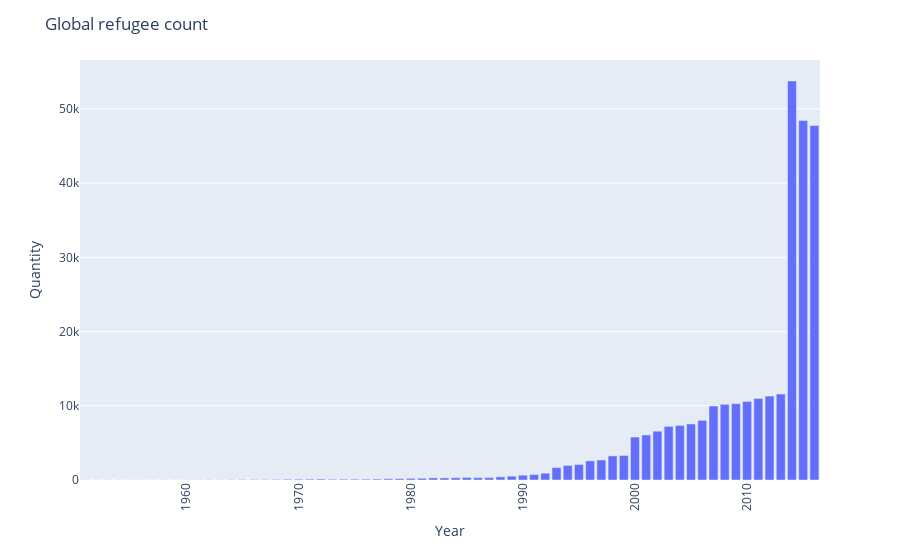

Source (notebook cell):
### Markdown cell above
### Global refugee count

### Code cell
ts_df = pd.read_csv('data/time_series.csv', low_memory=False)
jaren = ts_df['Year'].value_counts().sort_index()

fig = px.bar(x=jaren.index, y=jaren.values)
fig.update_layout(
    xaxis=dict(title='Year'),
    yaxis=dict(title='Quantity'),
    title='Global refugee count',
    xaxis_tickangle=-90
)

fig.show()

### Figure 1 — Plotly figure (JSON) as saved in the notebook; plotly's stock layout.template omitted (floating-point values rounded to 4 significant figures)
{"data": [{"alignmentgroup": "True", "hovertemplate": "x=%{x}<br>y=%{y}<extra></extra>", "legendgroup": "", "marker": {"color": "#636efa", "pattern": {"shape": ""}}, "name": "", "offsetgroup": "", "orientation": "v", "showlegend": false, "textposition": "auto", "type": "bar", "x": [1951, 1952, 1953, 1954, 1955, 1956, 1957, 1958, 1959, 1960, 1961, 1962, 1963, 1964, 1965, 1966, 1967, 1968, 1969, 1970, 1971, 1972, 1973, 1974, 1975, 1976, 1977, 1978, 1979, 1980, 1981, 1982, 1983, 1984, 1985, 1986, 1987, 1988, 1989, 1990, 1991, 1992, 1993, 1994, 1995, 1996, 1997, 1998, 1999, 2000, 2001, 2002, 2003, 2004, 2005, 2006, 2007, 2008, 2009, 2010, 2011, 2012, 2013, 2014, 2015, 2016], "xaxis": "x", "y": [21, 17, 17, 20, 16, 16, 16, 18, 18, 19, 25, 26, 29, 41, 54, 60, 56, 77, 98, 111, 112, 130, 96, 106, 115, 108, 128, 163, 185, 221, 237, 285, 279, 304, 348, 312, 318, 430, 517, 647, 741, 912, 1677, 1965, 2087, 2579, 2693, 3247, 3307, 5789, 6069, 6576, 7219, 7352, 7549, 8035, 9972, 10196, 10286, 10579, 10992, 11307, 11583, 53753, 48426, 47754], "yaxis": "y"}], "layout": {"barmode": "relative", "legend": {"tracegroupgap": 0}, "margin": {"t": 60}, "title": {"text": "Global refugee count"}, "xaxis": {"anchor": "y", "domain": [0, 1], "tickangle": -90, "title": {"text": "Year"}}, "yaxis": {"anchor": "x", "domain": [0, 1], "title": {"text": "Quantity"}}}}
